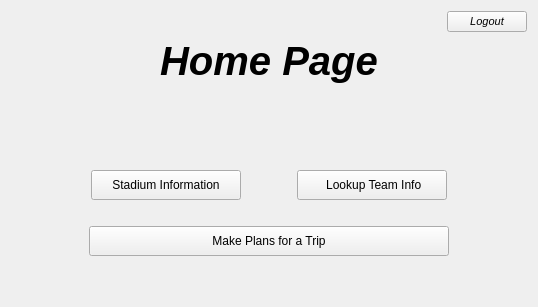
      <widget class="QWidget" name="page_home">
       <layout class="QGridLayout" name="gridLayout_4">
        <item row="3" column="0">
         <spacer name="verticalSpacer_10">
          <property name="orientation">
           <enum>Qt::Vertical</enum>
          </property>
          <property name="sizeHint" stdset="0">
           <size>
            <width>20</width>
            <height>40</height>
           </size>
          </property>
         </spacer>
        </item>
        <item row="8" column="0">
         <spacer name="verticalSpacer_16">
          <property name="orientation">
           <enum>Qt::Vertical</enum>
          </property>
          <property name="sizeHint" stdset="0">
           <size>
            <width>20</width>
            <height>40</height>
           </size>
          </property>
         </spacer>
        </item>
        <item row="6" column="0">
         <spacer name="verticalSpacer_17">
          <property name="orientation">
           <enum>Qt::Vertical</enum>
          </property>
          <property name="sizeType">
           <enum>QSizePolicy::Preferred</enum>
          </property>
          <property name="sizeHint" stdset="0">
           <size>
            <width>20</width>
            <height>20</height>
           </size>
          </property>
         </spacer>
        </item>
        <item row="4" column="0">
         <spacer name="verticalSpacer_18">
          <property name="orientation">
           <enum>Qt::Vertical</enum>
          </property>
          <property name="sizeHint" stdset="0">
           <size>
            <width>20</width>
            <height>40</height>
           </size>
          </property>
         </spacer>
        </item>
        <item row="5" column="0">
         <layout class="QHBoxLayout" name="horizontalLayout_16">
          <item>
           <spacer name="horizontalSpacer_27">
            <property name="orientation">
             <enum>Qt::Horizontal</enum>
            </property>
            <property name="sizeHint" stdset="0">
             <size>
              <width>40</width>
              <height>20</height>
             </size>
            </property>
           </spacer>
          </item>
          <item>
           <spacer name="horizontalSpacer_30">
            <property name="orientation">
             <enum>Qt::Horizontal</enum>
            </property>
            <property name="sizeHint" stdset="0">
             <size>
              <width>40</width>
              <height>20</height>
             </size>
            </property>
           </spacer>
          </item>
          <item>
           <widget class="QPushButton" name="homePg_btn_toStadiumInfo">
            <property name="minimumSize">
             <size>
              <width>150</width>
              <height>30</height>
             </size>
            </property>
            <property name="font">
             <font>
              <pointsize>9</pointsize>
             </font>
            </property>
            <property name="text">
             <string>Stadium Information</string>
            </property>
            <property name="autoDefault">
             <bool>true</bool>
            </property>
           </widget>
          </item>
          <item>
           <spacer name="horizontalSpacer_28">
            <property name="orientation">
             <enum>Qt::Horizontal</enum>
            </property>
            <property name="sizeType">
             <enum>QSizePolicy::Maximum</enum>
            </property>
            <property name="sizeHint" stdset="0">
             <size>
              <width>50</width>
              <height>20</height>
             </size>
            </property>
           </spacer>
          </item>
          <item>
           <widget class="QPushButton" name="homePg_btn_toTeamLookup">
            <property name="minimumSize">
             <size>
              <width>150</width>
              <height>30</height>
             </size>
            </property>
            <property name="font">
             <font>
              <pointsize>9</pointsize>
             </font>
            </property>
            <property name="text">
             <string>    Lookup Team Info   </string>
            </property>
            <property name="autoDefault">
             <bool>true</bool>
            </property>
           </widget>
          </item>
          <item>
           <spacer name="horizontalSpacer_26">
            <property name="orientation">
             <enum>Qt::Horizontal</enum>
            </property>
            <property name="sizeHint" stdset="0">
             <size>
              <width>40</width>
              <height>20</height>
             </size>
            </property>
           </spacer>
          </item>
          <item>
           <spacer name="horizontalSpacer_31">
            <property name="orientation">
             <enum>Qt::Horizontal</enum>
            </property>
            <property name="sizeHint" stdset="0">
             <size>
              <width>40</width>
              <height>20</height>
             </size>
            </property>
           </spacer>
          </item>
         </layout>
        </item>
        <item row="1" column="0">
         <layout class="QHBoxLayout" name="horizontalLayout_20">
          <item>
           <spacer name="horizontalSpacer_35">
            <property name="orientation">
             <enum>Qt::Horizontal</enum>
            </property>
            <property name="sizeHint" stdset="0">
             <size>
              <width>40</width>
              <height>20</height>
             </size>
            </property>
           </spacer>
          </item>
          <item>
           <widget class="QPushButton" name="homePg_btn_logout">
            <property name="font">
             <font>
              <pointsize>8</pointsize>
              <italic>true</italic>
              <underline>false</underline>
             </font>
            </property>
            <property name="text">
             <string>Logout</string>
            </property>
            <property name="autoDefault">
             <bool>true</bool>
            </property>
           </widget>
          </item>
         </layout>
        </item>
        <item row="7" column="0">
         <layout class="QHBoxLayout" name="horizontalLayout_18">
          <item>
           <spacer name="horizontalSpacer_32">
            <property name="orientation">
             <enum>Qt::Horizontal</enum>
            </property>
            <property name="sizeHint" stdset="0">
             <size>
              <width>40</width>
              <height>20</height>
             </size>
            </property>
           </spacer>
          </item>
          <item>
           <widget class="QPushButton" name="homePg_btn_toPlanTrip">
            <property name="minimumSize">
             <size>
              <width>360</width>
              <height>30</height>
             </size>
            </property>
            <property name="font">
             <font>
              <pointsize>9</pointsize>
             </font>
            </property>
            <property name="text">
             <string>Make Plans for a Trip</string>
            </property>
            <property name="autoDefault">
             <bool>true</bool>
            </property>
           </widget>
          </item>
          <item>
           <spacer name="horizontalSpacer_33">
            <property name="orientation">
             <enum>Qt::Horizontal</enum>
            </property>
            <property name="sizeHint" stdset="0">
             <size>
              <width>40</width>
              <height>20</height>
             </size>
            </property>
           </spacer>
          </item>
         </layout>
        </item>
        <item row="2" column="0">
         <layout class="QHBoxLayout" name="horizontalLayout_8">
          <item>
           <spacer name="horizontalSpacer_12">
            <property name="orientation">
             <enum>Qt::Horizontal</enum>
            </property>
            <property name="sizeType">
             <enum>QSizePolicy::MinimumExpanding</enum>
            </property>
            <property name="sizeHint" stdset="0">
             <size>
              <width>40</width>
              <height>20</height>
             </size>
            </property>
           </spacer>
          </item>
          <item>
           <widget class="QLabel" name="homePg_label_TOP">
            <property name="font">
             <font>
              <pointsize>30</pointsize>
              <weight>75</weight>
              <italic>true</italic>
              <bold>true</bold>
              <underline>false</underline>
             </font>
            </property>
            <property name="text">
             <string>Home Page</string>
            </property>
            <property name="alignment">
             <set>Qt::AlignCenter</set>
            </property>
           </widget>
          </item>
          <item>
           <spacer name="horizontalSpacer_13">
            <property name="orientation">
             <enum>Qt::Horizontal</enum>
            </property>
            <property name="sizeHint" stdset="0">
             <size>
              <width>40</width>
              <height>20</height>
             </size>
            </property>
           </spacer>
          </item>
         </layout>
        </item>
       </layout>
      </widget>
